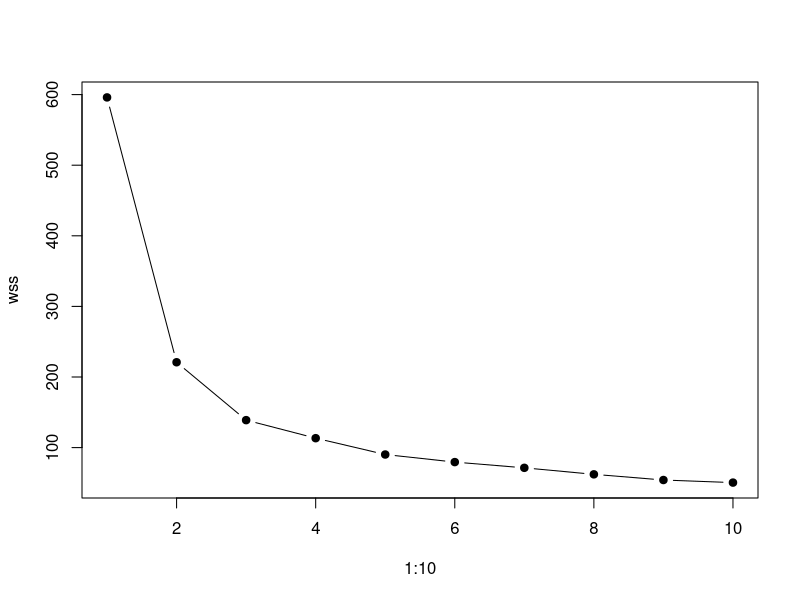

Recreate this plot in R. (Note: this script raises an error after producing the figure.)
iris
df <- iris[,1:4]
df
df <- scale(df)
df
wss <- vector()
for(k in 1:10){
  kmeans_results <- kmeans(df,centers = k,nstart = 20)
  wss[k] <- kmeans_results$tot.withinss
}

plot(1:10,wss,type = "b",pch = 19)


set.seed(42)
kmeans_result <- kmeans(df,centers = 3,nstart = 20)

kmeans_result

iris$cluster = as.factor(kmeans_result$cluster)

iris
ggplot(data = iris,aes(x= Sepal.Length,y = Sepal.Width, colour = cluster))+
  geom_point(size = 3)+
  labs(title = "clustering",x="sepal length", y = "petal length")+
  theme_minimal()

pca <- prcomp(df)
df <- data.frame(pca$x[,1:2],clust = iris$cluster)
df

ggplot(data = df,aes(x = PC1 , y = PC2,colour = clust))+
  geom_point(size=2)+
  theme_classic()



